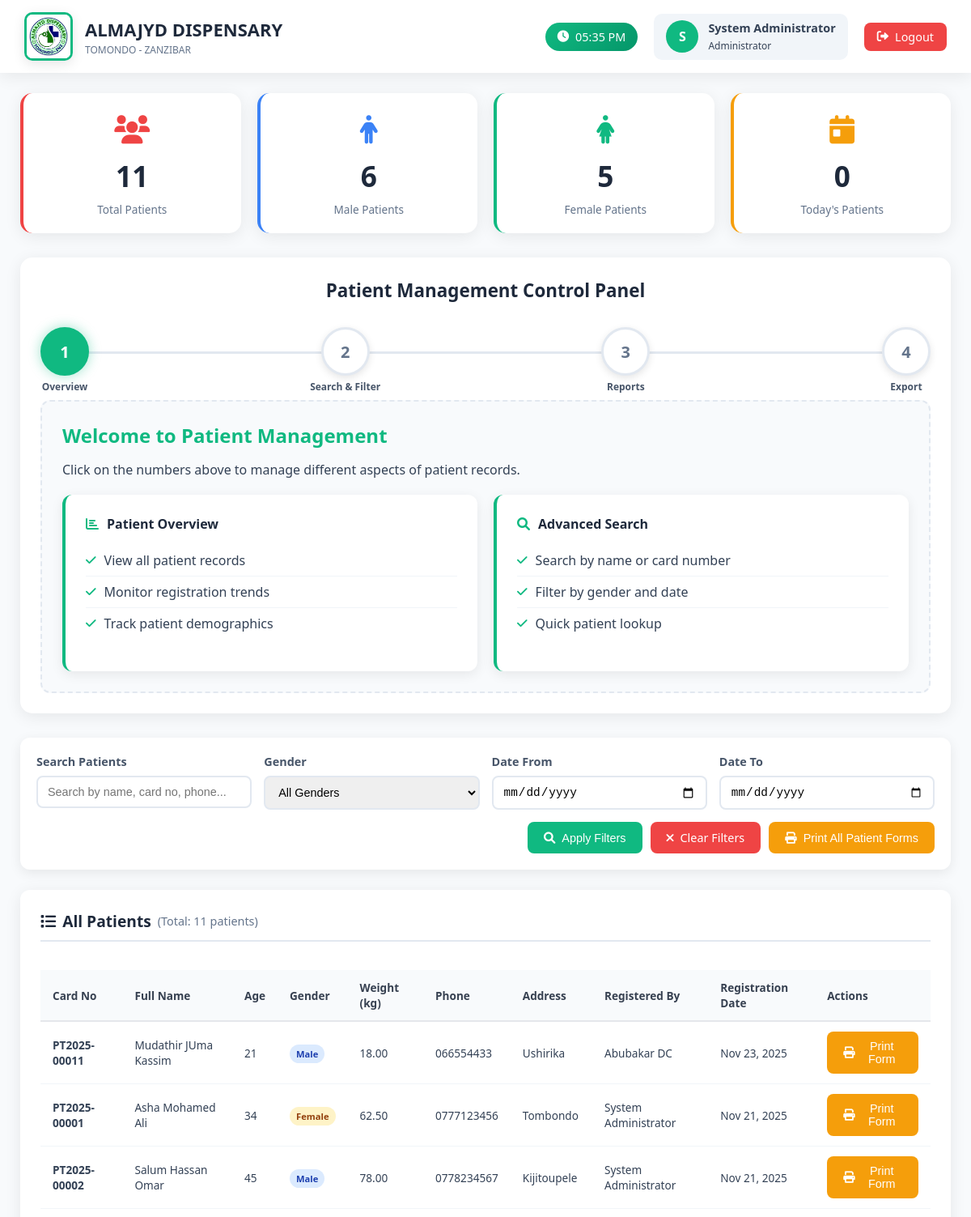
/admin/view_patients.php (signed in, upper part), run on an earlier commit of the app's database.
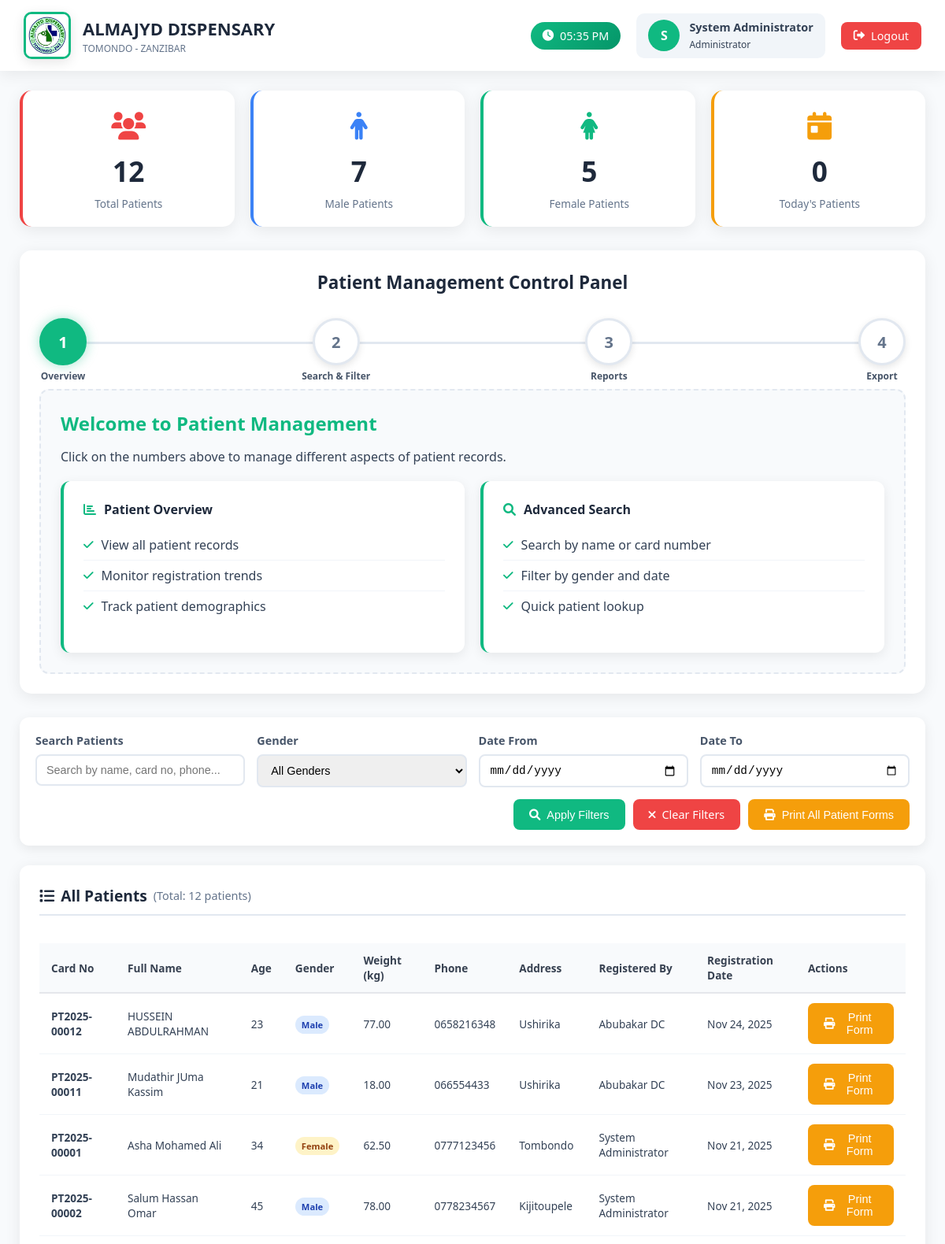
And on a later commit of the database.
### tables this page shows
CREATE TABLE `patients` (
  `id` int(11) NOT NULL,
  `card_no` varchar(50) NOT NULL,
  `full_name` varchar(100) NOT NULL,
  `address` text DEFAULT NULL,
  `age` int(11) DEFAULT NULL,
  `weight` decimal(5,2) DEFAULT NULL,
  `phone` varchar(20) DEFAULT NULL,
  `gender` enum('male','female') DEFAULT NULL,
  `created_by` int(11) DEFAULT NULL,
  `created_at` timestamp NOT NULL DEFAULT current_timestamp()
);

CREATE TABLE `users` (
  `id` int(11) NOT NULL,
  `username` varchar(50) NOT NULL,
  `password` varchar(255) NOT NULL,
  `email` varchar(100) DEFAULT NULL,
  `role` enum('admin','doctor','receptionist','laboratory','pharmacy','cashier') NOT NULL,
  `full_name` varchar(100) NOT NULL,
  `phone` varchar(20) DEFAULT NULL,
  `district` varchar(100) DEFAULT NULL,
  `region` varchar(100) DEFAULT NULL,
  `created_at` timestamp NOT NULL DEFAULT current_timestamp(),
  `status` enum('active','inactive') DEFAULT 'active',
  `permissions` text DEFAULT NULL,
  `last_login` timestamp NULL DEFAULT NULL
);

### admin/view_patients.php (the view, shortened to what the changed rows need)
<?php
require_once '../config.php';
$query = "SELECT p.*, u.full_name as created_by_name
          FROM patients p
          LEFT JOIN users u ON p.created_by = u.id
          WHERE 1=1";
$params = [];
$query .= " ORDER BY p.created_at DESC";
$stmt = $pdo->prepare($query);
$stmt->execute($params);
$patients = $stmt->fetchAll(PDO::FETCH_ASSOC);
$total_patients = count($patients);
$male_count = 0;
foreach ($patients as $patient) {
    if ($patient['gender'] == 'male') $male_count++;
}
?>
<!DOCTYPE html>
<html lang="en">
<head>
    <link rel="stylesheet" href="https://cdnjs.cloudflare.com/ajax/libs/font-awesome/6.0.0/css/all.min.css">
</head>
<body>
    <div class="topbar no-print">
        <div class="logo-section">
            <div class="clinic-info">
                <h1>ALMAJYD DISPENSARY</h1>
            </div>
        </div>
    </div>
    <div class="main">
        <div class="stats-grid no-print">
            <div class="stat-card patients">
                <div class="stat-icon">
                    <i class="fas fa-users"></i>
                </div>
                <div class="stat-number"><?php echo $total_patients; ?></div>
                <div class="stat-label">Total Patients</div>
            </div>
            <div class="stat-card male">
                <div class="stat-icon">
                    <i class="fas fa-male"></i>
                </div>
                <div class="stat-number"><?php echo $male_count; ?></div>
                <div class="stat-label">Male Patients</div>
            </div>
        </div>
        <div class="steps-container no-print">
            <h2 class="steps-title">Patient Management Control Panel</h2>
            <div class="content-area" id="content">
                <h2 style="color:#10b981; margin-bottom: 15px;">Welcome to Patient Management</h2>
            </div>
        </div>
        <div class="table-card no-print">
            <h3>
                <i class="fas fa-list"></i>
                All Patients
                <small style="font-size: 0.9rem; color: #64748b; font-weight: normal;">
                    (Total: <?php echo $total_patients; ?> patients)
                </small>
            </h3>
            <div class="table-responsive">
                <table class="simple-table">
                    <thead>
                        <tr>
                            <th>Card No</th>
                            <th>Full Name</th>
                            <th>Age</th>
                            <th>Gender</th>
                            <th>Weight (kg)</th>
                            <th>Phone</th>
                            <th>Address</th>
                            <th>Registered By</th>
                            <th>Registration Date</th>
                            <th>Actions</th>
                        </tr>
                    </thead>
                    <tbody>
                        <?php
                        $patients_data = $patients;
                        if (empty($patients_data)):
                        ?>
                        <tr>
                            <td colspan="10" style="text-align: center; padding: 20px; color: #64748b;">
                                <i class="fas fa-info-circle" style="font-size: 2rem; margin-bottom: 10px; display: block;"></i>
                                No patients found matching your criteria.
                            </td>
                        </tr>
                        <?php else: ?>
                            <?php foreach ($patients_data as $patient): ?>
                            <tr>
                                <td><strong><?php echo htmlspecialchars($patient['card_no']); ?></strong></td>
                                <td><?php echo htmlspecialchars($patient['full_name']); ?></td>
                                <td><?php echo $patient['age'] ?: 'N/A'; ?></td>
                                <td>
                                    <span class="badge <?php echo $patient['gender'] == 'male' ? 'badge-info' : 'badge-warning'; ?>">
                                        <?php echo $patient['gender'] ? ucfirst($patient['gender']) : 'N/A'; ?>
                                    </span>
                                </td>
                                <td><?php echo $patient['weight'] ?: 'N/A'; ?></td>
                                <td><?php echo $patient['phone'] ?: 'N/A'; ?></td>
                                <td><?php echo $patient['address'] ? htmlspecialchars(substr($patient['address'], 0, 30)) . (strlen($patient['address']) > 30 ? '...' : '') : 'N/A'; ?></td>
                                <td><?php echo $patient['created_by_name'] ?: 'System'; ?></td>
                                <td><?php echo date('M j, Y', strtotime($patient['created_at'])); ?></td>
                                <td>
                                    <button class="btn btn-warning btn-sm" onclick="printSingleForm('<?php echo $patient['card_no']; ?>')">
                                        <i class="fas fa-print"></i> Print Form
                                    </button>
                                </td>
                            </tr>
                            <?php endforeach; ?>
                        <?php endif; ?>
                    </tbody>
                </table>
            </div>
        </div>
    </div>
</body>
</html>

What changed in the data, as far as the page shows it:
added patients: card_no "PT2025-00012", full_name "HUSSEIN ABDULRAHMAN", age "23", gender "Male", weight "77.00", phone "0658216348", address "Ushirika", created_by.full_name "Abubakar DC", created_at "Nov 24, 2025"
Also different on the page:
$total_patients: "11" → "12"
$male_count: "6" → "7"
